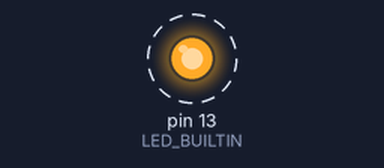
Recording of a sketch running on a simulated Arduino Uno, built with avr-gcc and run on an emulated ATmega328P. Parts: output pins drawn as LEDs (lit = HIGH). Dashed ring = blinking.

Above: at 0.02 s.
Timing chart, 0 to 3.0 s (numbered marks = the images above):
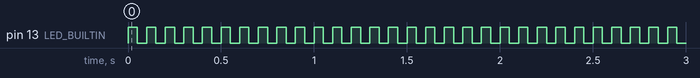

The sketch:

week07.ino
```cpp
#include <LedToggle.h>

LedToggle led(LED_BUILTIN, 50);

void setup(){
}

void loop() {
  led.toggle();
}
```

LedToggle.h
```cpp
#ifndef LedToggle_h
#define LedToggle_h


#include "Arduino.h"

class LedToggle {
public:
	LedToggle(int pin);
	LedToggle(int pin, unsigned long delay);
	void toggle();

private:
	int _pin;
	bool _state;
	unsigned long _delay;
};

#endif
```

Measured:
- by itself, pin 13 (LED_BUILTIN): alternates HIGH for 0.05 s and LOW for 0.05 s
